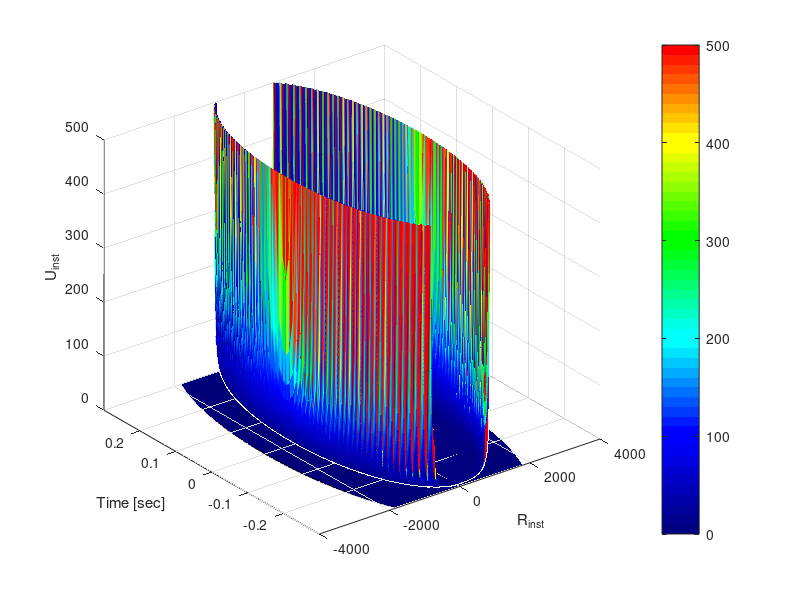

Here is the MATLAB script that generated this plot:
%% Potential Field for Obstacle

close all; clear all; clc;

% Distance based obstacle
Vx = 16.67; mu = 0.9; g = 9.81;
d = Vx^2/mu/g;
% Obstacle
A  = 10; % maximum value
a_r = 444; a_f = 4.5*sqrt(2)/2; b = 2.65*sqrt(2)/2;
L = 200; dL = 0.5;
[x,y] = meshgrid(-L:dL:L+30,-4:0.01:4);
% P_obs_r = A*exp(-((x - 100 ).^2/a_r+(y).^2/b).^2);
% P_obs = A*exp(-((x - 100 ).^2/a_f+(y).^2/b).^2);
% P_obs(:,1:(L + 104)/dL) = P_obs_r(:,1:(L + 104)/dL);
% 
P_obs_r = A*exp(-((x-60).^2/a_r+(y).^2/b).^2);
P_obs2 = A*exp(-((x-60).^2/a_f+(y).^2/b).^2);
P_obs2(:,1:(L + 60)/dL) = P_obs_r(:,1:(L + 60)/dL);
d = 20;
P_obs3 = exp(1./(((((x - 70).^2./d^2+(y-3).^2./2^2))).^2));
P_obs3f = exp(1./(((((x - 70).^2./a_f^2+(y-3).^2./2^2))).^2));
P_obs3(:,(L+100)/dL:end) = P_obs3f(:,(L+100)/dL:end);

K = ((((x - 100).^2./d^2+(y+2).^2./b^2))).^0.5 -1;
Kf = ((((x - 100).^2./a_f+(y+2).^2./b^2))).^0.5 -1;
% K(:,(L+100)/0.1:end)=Kf(:,(L+100)/0.1:end);
U = exp(-0.1*K)./(max(K,1e-2));
Uf = exp(-0.1*Kf)./(max(Kf,1e-2));
U(:,(L + 100)/dL:end) = Uf(:,(L + 100)/dL:end);

Kc = ((((x - 70).^2./d^2+(y-3).^2./1^2))).^0.5 -1;
Kcf = ((((x - 70).^2./a_f+(y-3).^2./1^2))).^0.5 -1;
Uc = 20*exp(-2*(Kc+1).^4);
Ucf = 20*exp(-2*(Kcf+1).^4);
Uc(:,(L + 70)/dL:end) = Ucf(:,(L + 70)/dL:end);

% Road edge
B = 20;
% P_road = 1/2*B*(1./(y-4)).^2 + 1/2*B*(1./(y+4)).^3; 
P_road = 1/2*B*((1./(y-4)) + (1./(y+4))).^2;
Lane = 10*exp(-(y).^2/1.1^2);

P =  1*(P_road +Lane);
figure(); grid on;

    surf(x,y,0.25*U+P, 'EdgeColor','interp'); colorbar;
map = [linspace(0,0,10)' linspace(0,0,10)' linspace(0.5,1,10)';
    [linspace(0,0,10)' linspace(0,1,10)' linspace(1,1,10)'];
    [linspace(0,0,10)' linspace(1,1,10)' linspace(1,0,10)'];
    [linspace(0,1,10)' linspace(1,1,10)' linspace(0,0,10)'];
    [linspace(1,1,10)' linspace(1,0,10)' linspace(0,0,10)']];
xlabel('x_g_l_o [m]'); ylabel('y_g_l_o [m]'); zlabel('U_e_n_v_i_r_o_n');
colormap(map)
axis([40 120 -4 4 0 50 0 30]);
% xlim([75 105])
%% Stability risk
close all;
m = 1650 + 180; % Sprung mass and unsprung mass
g = 9.81;
Iz = 3234;
Iw = 0.9; % wheel inertia
Lw = 1.6; % Track width
lf = 1.4;
lr = 1.65;
mu = 0.3;
reff = 0.353;
v = 16.67;

Tmax = 4000; amax = 0.3;
[T,alpha] = meshgrid(-Tmax:5:Tmax,-0.5:0.01:0.5);

Fz = (g*lf/2)*m/(lr+lf);
Cs = 63400; Ca = 64326;
s = 0.1;
lammda = mu*Fz.*(1+s)./(2*((Cs.*s).^2+(Ca.*tan(alpha)).^2).^0.5);
f = 1;
n = length(lammda);
for i = 1:1:n
    if lammda(i) < 1
        f = (2-lammda(i))*lammda(i);
    end
end
Fy = Ca.*tan(alpha)./(1+s).*f;

K_inst = 1 - sqrt((T/(mu*m*g*reff)).^2 + Fy.^2./Fz.^2/(mu*0.9)^2);
% J_stability = sum(sum( 10*exp(-20*K_inst)./(max(K_inst,1e-2))));
U = exp(-4*K_inst)./(max(K_inst,1e-3));


% K = +((T/(mu*m*g*reff)).^2 + (v*r/(mu*g)+sign(r)*0).^2).^0.5-1;
% U = 10*exp(-2*K)./(max(K,1e-3));
% T = -Tmax:5:Tmax;
% r = -rmax:0.01:rmax;
% U = zeros(length(T),length(r));
% for i = 1:1:length(T)
%     for j = 1:1:length(r)
%         K = -((T(i)/(mu*m*g*reff)).^2 + (v*r(j)/(mu*g)+sign(r(j))*0.15).^2).^0.5+1;
%     if K>=0
%         U(i,j) = 50*(exp(-7*(K).^2));
% %         U(i,j) = 100*(exp(0.5*(K-1).^4)-1);
%     else
%         U(i,j) = 50*(exp(20*(K).^2));
%     end
%     end
% end
% [T,a] = meshgrid(-Tmax:5:Tmax,-rmax:0.01:rmax);
surf(T,alpha,U, 'EdgeColor','interp'); colorbar; hold on;
surf(T,alpha,K_inst-0.2); hold on;

map = [linspace(0,0,10)' linspace(0,0,10)' linspace(0.5,1,10)';
    [linspace(0,0,10)' linspace(0,1,10)' linspace(1,1,10)'];
    [linspace(0,0,10)' linspace(1,1,10)' linspace(1,0,10)'];
    [linspace(0,1,10)' linspace(1,1,10)' linspace(0,0,10)'];
    [linspace(1,1,10)' linspace(1,0,10)' linspace(0,0,10)']];
xlabel('T [Nm]'); ylabel('yaw rate [rad/s]'); zlabel('U_i_n_s_t');
colormap(map)
axis([-Tmax Tmax -amax amax 0 500 0 500]);
% plot(r,exp(v.*abs(r)-0.85*0.35*9.81).^3, 'Color','b','LineWidth',3)

%%
clc; close all; clear;
[R_inst,t] = meshgrid(-0.2:0.01:1,0:0.01:10);

U = 1*exp(-4*R_inst)./(max(R_inst,1e-2));
surf(R_inst,t,U, 'EdgeColor','interp');
map = [linspace(0,0,10)' linspace(0,0,10)' linspace(0.5,1,10)';
    [linspace(0,0,10)' linspace(0,1,10)' linspace(1,1,10)'];
    [linspace(0,0,10)' linspace(1,1,10)' linspace(1,0,10)'];
    [linspace(0,1,10)' linspace(1,1,10)' linspace(0,0,10)'];
    [linspace(1,1,10)' linspace(1,0,10)' linspace(0,0,10)']];
xlabel('R_{inst}'); ylabel('Time [sec]'); zlabel('U_i_n_s_t');
colormap(map)